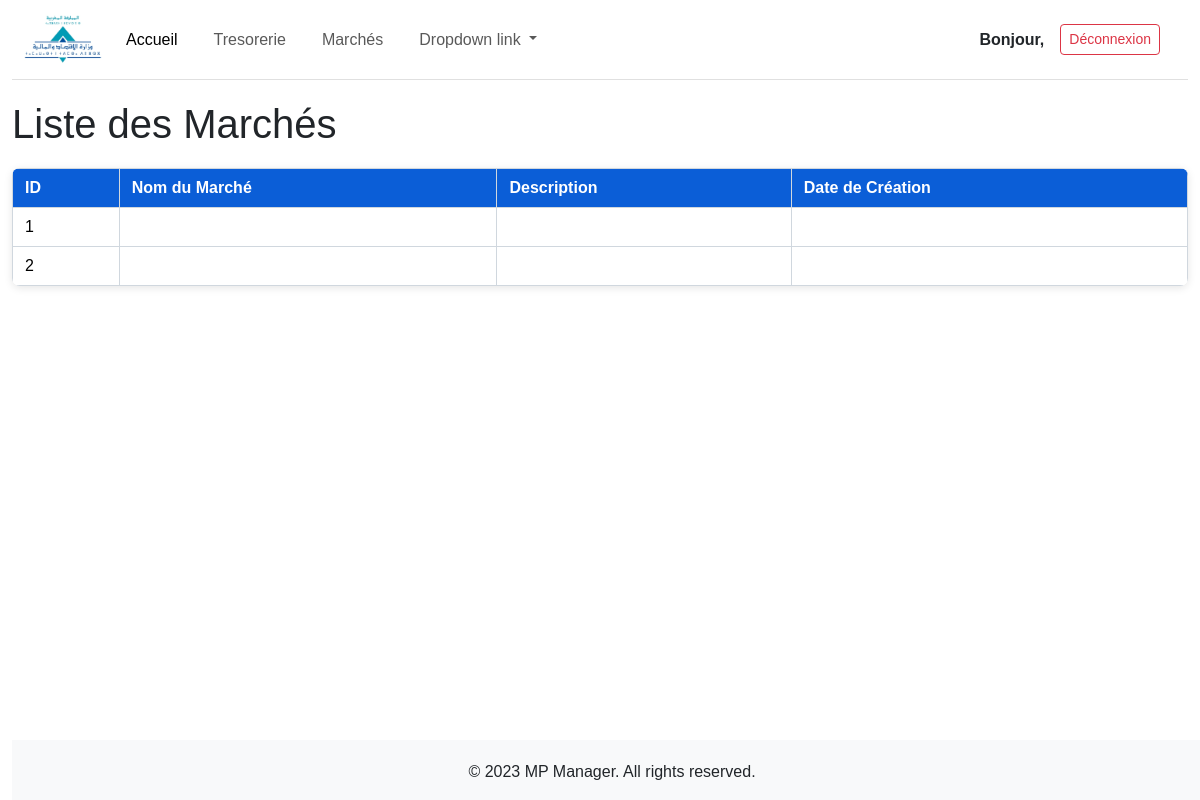
The page /marche/tableau_marche (signed in) on the database as committed earlier.
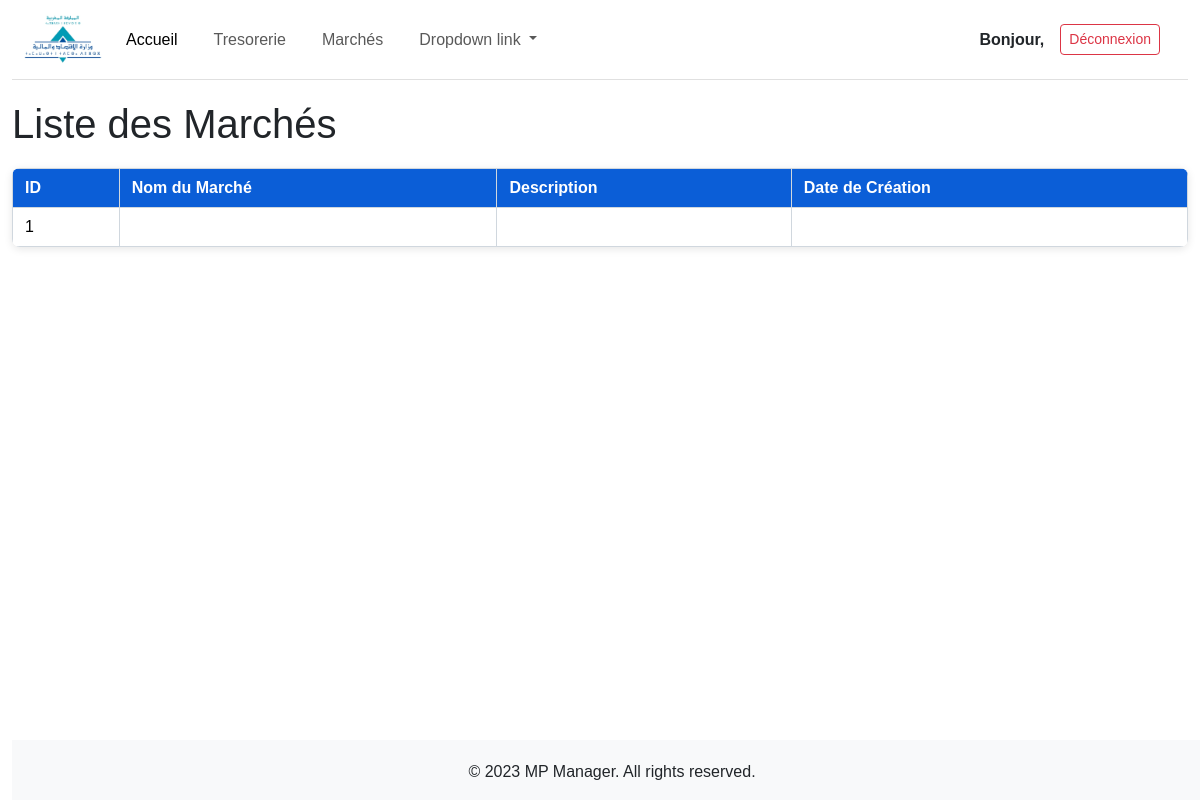
The same page on the database as committed later.
### marche/models.py (models this page shows, shortened)
class FicheMarche(HorodatageMixin):
    class TypeBudget(models.TextChoices):
        INV = "INV", "Investissement"
        EXP = "EXP", "Exploitation"
    class ModePassation(models.TextChoices):
        APPEL_OFFRES_OUVERT = "AOO", "Appel d'offres ouvert"
        APPEL_OFFRES_OUVERT_SIMPLIFIE = "AOS", "Appel d'offres ouvert simplifié"
        APPEL_OFFRES_AVEC_PRESELECTION = "AOP", "Appel d'offres avec présélection"
        APPEL_OFFRES_NATIONAL = "AON", "Appel d'offres national"
        APPEL_OFFRES_INTERNATIONAL = "AOI", "Appel d'offres international"
        APPEL_OFFRES_RESTREINT = "AOR", "Appel d'offres restreint"
        CONCOURS = "CONCOURS", "Concours"
        PROCEDURE_NEGOCIEE = "NEGOCIEE", "Procédure négociée"
    class TypesMarche(models.TextChoices):
        MARCHE_CADRE = "MARCHE_CADRE", "Marché cadre"
        MARCHE_RECONDUCTIBLE = "MARCHE_RECONDUCTIBLE", "Marché reconductible"
        MARCHE_ALLOTIS = "MARCHE_ALLOTIS", "Marché alloti"
        MARCHE_CONCEP_REALISATION = (
            "MARCHE_CONCEP_REALISATION",
            "Marché conception-réalisation",
        )
        MARCHE_TRANCHES_CONDITIONNELLES = (
            "MARCHE_TRANCHES_CONDITIONNELLES",
            "Marché à tranches conditionnelles",
        )
        DIALOGUE_COMPETITIF = "DIALOGUE_COMPETITIF", "Dialogue compétitif"
        OFFRE_SPONTANEE = "OFFRE_SPONTANEE", "Offre spontanée"
    objects = FicheMarcheQuerySet.as_manager()
    num_marche = models.CharField(
        max_length=50, unique=True, verbose_name="Numéro de marché"
    )
    type_budget = models.CharField(
        max_length=5, choices=TypeBudget.choices, verbose_name="Type de budget"
    )
    imputation_budgetaire = models.CharField(
        max_length=50,
        verbose_name="Imputation budgétaire",
        help_text="Exemple : 980.912.50.53",
    )
    objet = models.TextField(verbose_name="Objet du marché")
    titulaire = models.CharField(max_length=255, verbose_name="Titulaire du marché")
    mode_passation = models.CharField(
        max_length=10, choices=ModePassation.choices, verbose_name="Mode de passation"
    )
    type_marche = models.CharField(
        max_length=35, choices=TypesMarche.choices, verbose_name="Type de marché"
    )
    exercice_budgetaire = models.PositiveSmallIntegerField(
        verbose_name="Exercice budgétaire",
        db_index=True,
    )
    rib = models.CharField(
        max_length=24,
        validators=[rib_validator],
        verbose_name="RIB",
    )
    dom_bancaire = models.CharField(
        max_length=255, verbose_name="Domiciliation bancaire"
    )
    date_notif_appro = models.DateField(
        null=True, blank=True, verbose_name="Date de notification d'approbation"
    )
    delai_execution = models.PositiveIntegerField(
        verbose_name="Délai d'exécution (mois)"
    )
    montant_ht = models.DecimalField(
        max_digits=14,
        decimal_places=2,
        default=Decimal("0.00"),
        validators=[MinValueValidator(0)],
        verbose_name="Montant hors taxe",
    )
    taux_tva = models.DecimalField(
        max_digits=5,
        decimal_places=2,
        default=Decimal("20.00"),
        validators=[MinValueValidator(0), MaxValueValidator(100)],
        verbose_name="Taux de TVA",
    )
    taux_rabais = models.DecimalField(
        max_digits=5,
        decimal_places=2,
        default=Decimal("0.00"),
        validators=[MinValueValidator(0), MaxValueValidator(100)],
        verbose_name="Rabais",
        help_text="En pourcentage, exemple: 12.45",
    )
    taux_majoration = models.DecimalField(
        max_digits=5,
        decimal_places=2,
        default=Decimal("0.00"),
        validators=[MinValueValidator(0), MaxValueValidator(100)],
        verbose_name="Majoration",
        help_text="En pourcentage, exemple: 14.05",
    )
    avenant = models.DecimalField(
        max_digits=7,
        decimal_places=2,
        default=Decimal("0.00"),
        verbose_name="Montant des avenants",
    )
    montant_global_ttc = models.DecimalField(
        max_digits=14,
        decimal_places=2,
        default=Decimal("0.00"),
        null=True,
        blank=True,
        verbose_name="Montant global TTC",
    )
    caution_provisoire = models.DecimalField(
        max_digits=14,
        decimal_places=2,
        null=True,
        blank=True,
        verbose_name="Caution provisoire",
    )
    caution_definitive = models.DecimalField(
        max_digits=14,
        decimal_places=2,
        null=True,
        blank=True,
        verbose_name="Caution définitive",
    )
    retenue_garantie = models.DecimalField(
        max_digits=14,
        decimal_places=2,
        null=True,
        blank=True,
        default=0,
        verbose_name="Retenue de garantie",
    )
    marche_solde = models.BooleanField(default=False, verbose_name="Marché soldé")
    marche_resilie = models.BooleanField(default=False, verbose_name="Marché résilié")
    info_supp = models.TextField(
        blank=True, verbose_name="Informations supplémentaires"
    )
    class Meta:
        verbose_name = "Fiche marché"
        verbose_name_plural = "Fiches marché"
        ordering = [F("date_notif_appro").desc(nulls_last=True), "num_marche"]
        indexes = [
            models.Index(fields=["type_budget", "exercice_budgetaire"]),
        ]

### marche/views.py (the view)
# urls.py: path("tableau_marche", views.marche_table, name="tableau_marche"),
def marche_table(request):
    marches = FicheMarche.objects.all()
    return render(request, "marche/tableau_marche.html", {"marches": marches})

### templates/marche/tableau_marche.html (shortened to what this page needs)
{% extends "base.html" %}
{% load static %}
{% block content %}
<h1>Liste des Marchés</h1>
<table class="table">
    <thead>
        <tr>
            <th>ID</th>
            <th>Nom du Marché</th>
            <th>Description</th>
            <th>Date de Création</th>
        </tr>
    </thead>
    <tbody>
        {% for marche in marches %}
        <tr>
            <td>{{ marche.id }}</td>
            <td>{{ marche.nom }}</td>
            <td>{{ marche.description }}</td>
            <td>{{ marche.date_creation }}</td>
        </tr>
        {% endfor %}
    </tbody>
{% endblock %}

Rows that differ between the two databases and show on the page:
removed FicheMarche: id "2"
